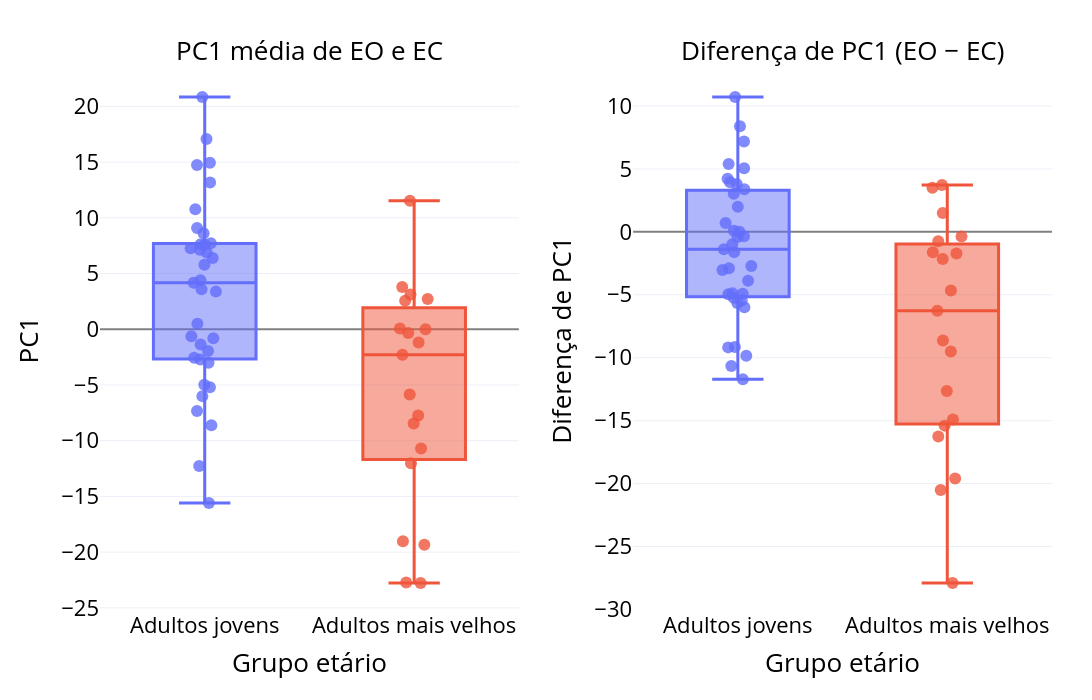

Here is the notebook cell this chart was saved with:
### Code cell
from pathlib import Path

AGE_LABELS = {"jovem": "Adultos jovens", "idoso": "Adultos mais velhos"}
MEASURE_LABELS = {
    "PC1_media": "PC1 média de EO e EC",
    "PC1_EO_menos_EC": "Diferença de PC1 (EO − EC)",
}

plot_df = per_subject.melt(
    id_vars=["subject_id", "age_group"],
    value_vars=list(MEASURE_LABELS),
    var_name="medida",
    value_name="valor",
)
plot_df["medida"] = plot_df["medida"].map(MEASURE_LABELS)
plot_df["age_group"] = plot_df["age_group"].map(AGE_LABELS)

# fundo claro e letras grandes: mesma versão no notebook e no TCC
fig_tcc = px.box(
    plot_df,
    x="age_group",
    y="valor",
    color="age_group",
    facet_col="medida",
    facet_col_spacing=0.12,
    points="all",
    category_orders={"age_group": list(AGE_LABELS.values()), "medida": list(MEASURE_LABELS.values())},
    labels={"age_group": "Grupo etário"},
    template="plotly_white",
)
fig_tcc.for_each_annotation(lambda a: a.update(text=a.text.split("=")[-1], font_size=26))
fig_tcc.update_traces(pointpos=0, jitter=0.35, marker=dict(size=12, opacity=0.8), line_width=3)
fig_tcc.update_yaxes(matches=None, showticklabels=True, title_font_size=26, tickfont_size=22,
                     zeroline=True, zerolinecolor="gray", zerolinewidth=2)
fig_tcc.update_yaxes(title_text="PC1", col=1)
fig_tcc.update_yaxes(title_text="Diferença de PC1", col=2)
fig_tcc.update_xaxes(title_font_size=26, tickfont_size=22)
fig_tcc.update_layout(
    showlegend=False,
    font=dict(size=22, color="black"),
    width=1400,
    height=700,
    margin=dict(l=100, r=40, t=70, b=90),
)
fig_tcc.show()

out_png = Path("../../figures/fig_pc1_idade.png")
out_png.parent.mkdir(parents=True, exist_ok=True)
try:
    fig_tcc.write_image(out_png, scale=3)
    print(f"Salvo: {out_png.resolve()}")
except ValueError as err:
    # kernel iniciado antes de instalar o kaleido: reinicie o kernel para exportar PNG
    out_html = out_png.with_suffix(".html")
    fig_tcc.write_html(out_html)
    print(f"PNG não exportado ({err.__class__.__name__}). HTML: {out_html.resolve()}")

### Figure 1 — Plotly figure (JSON) as saved in the notebook; plotly's stock layout.template omitted (floating-point values rounded to 4 significant figures)
{"data": [{"alignmentgroup": "True", "boxpoints": "all", "hovertemplate": "Grupo etário=%{x}<br>medida=PC1 média de EO e EC<br>valor=%{y}<extra></extra>", "jitter": 0.35, "legendgroup": "Adultos jovens", "line": {"width": 3}, "marker": {"color": "#636efa", "opacity": 0.8, "size": 12}, "name": "Adultos jovens", "notched": false, "offsetgroup": "Adultos jovens", "orientation": "v", "pointpos": 0, "showlegend": true, "type": "box", "x": ["Adultos jovens", "Adultos jovens", "Adultos jovens", "Adultos jovens", "Adultos jovens", "Adultos jovens", "Adultos jovens", "Adultos jovens", "Adultos jovens", "Adultos jovens", "Adultos jovens", "Adultos jovens", "Adultos jovens", "Adultos jovens", "Adultos jovens", "Adultos jovens", "Adultos jovens", "Adultos jovens", "Adultos jovens", "Adultos jovens", "Adultos jovens", "Adultos jovens", "Adultos jovens", "Adultos jovens", "Adultos jovens", "Adultos jovens", "Adultos jovens", "Adultos jovens", "Adultos jovens", "Adultos jovens", "Adultos jovens", "Adultos jovens", "Adultos jovens", "Adultos jovens", "Adultos jovens"], "x0": " ", "xaxis": "x", "y": [-15.58, -2.708, 10.76, 13.17, 0.5023, -6.0, 7.602, 14.75, 7.144, -8.62, 5.788, -5.202, -0.8042, -3.004, 6.386, -7.339, 7.266, 20.84, 7.638, -12.27, 17.07, 14.94, 4.167, 6.894, 3.377, -4.986, -1.376, 7.714, -1.952, 3.58, 9.08, 4.394, -2.56, -0.6192, 8.625], "y0": " ", "yaxis": "y"}, {"alignmentgroup": "True", "boxpoints": "all", "hovertemplate": "Grupo etário=%{x}<br>medida=Diferença de PC1 (EO − EC)<br>valor=%{y}<extra></extra>", "jitter": 0.35, "legendgroup": "Adultos jovens", "line": {"width": 3}, "marker": {"color": "#636efa", "opacity": 0.8, "size": 12}, "name": "Adultos jovens", "notched": false, "offsetgroup": "Adultos jovens", "orientation": "v", "pointpos": 0, "showlegend": false, "type": "box", "x": ["Adultos jovens", "Adultos jovens", "Adultos jovens", "Adultos jovens", "Adultos jovens", "Adultos jovens", "Adultos jovens", "Adultos jovens", "Adultos jovens", "Adultos jovens", "Adultos jovens", "Adultos jovens", "Adultos jovens", "Adultos jovens", "Adultos jovens", "Adultos jovens", "Adultos jovens", "Adultos jovens", "Adultos jovens", "Adultos jovens", "Adultos jovens", "Adultos jovens", "Adultos jovens", "Adultos jovens", "Adultos jovens", "Adultos jovens", "Adultos jovens", "Adultos jovens", "Adultos jovens", "Adultos jovens", "Adultos jovens", "Adultos jovens", "Adultos jovens", "Adultos jovens", "Adultos jovens"], "x0": " ", "xaxis": "x2", "y": [3.95, -9.178, 8.398, 10.72, 0.01769, 4.219, -0.9827, 5.062, -9.141, -9.839, -4.951, -5.431, -3.889, 1.997, -1.61, 5.392, -5.65, 3.395, 0.7133, 3.814, 0.08777, -4.886, -11.7, -2.706, -5.232, -2.883, -1.386, -0.3517, 7.187, -4.912, -0.4124, -3.031, -10.65, -5.988, 3.022], "y0": " ", "yaxis": "y2"}, {"alignmentgroup": "True", "boxpoints": "all", "hovertemplate": "Grupo etário=%{x}<br>medida=PC1 média de EO e EC<br>valor=%{y}<extra></extra>", "jitter": 0.35, "legendgroup": "Adultos mais velhos", "line": {"width": 3}, "marker": {"color": "#EF553B", "opacity": 0.8, "size": 12}, "name": "Adultos mais velhos", "notched": false, "offsetgroup": "Adultos mais velhos", "orientation": "v", "pointpos": 0, "showlegend": true, "type": "box", "x": ["Adultos mais velhos", "Adultos mais velhos", "Adultos mais velhos", "Adultos mais velhos", "Adultos mais velhos", "Adultos mais velhos", "Adultos mais velhos", "Adultos mais velhos", "Adultos mais velhos", "Adultos mais velhos", "Adultos mais velhos", "Adultos mais velhos", "Adultos mais velhos", "Adultos mais velhos", "Adultos mais velhos", "Adultos mais velhos", "Adultos mais velhos", "Adultos mais velhos", "Adultos mais velhos"], "x0": " ", "xaxis": "x", "y": [2.705, -2.286, -1.187, -8.454, 0.07167, -12.02, -10.7, -19.33, -5.864, 11.54, 3.122, -19.01, 3.794, -22.73, -22.77, 2.548, -7.731, 0.002844, -0.3422], "y0": " ", "yaxis": "y"}, {"alignmentgroup": "True", "boxpoints": "all", "hovertemplate": "Grupo etário=%{x}<br>medida=Diferença de PC1 (EO − EC)<br>valor=%{y}<extra></extra>", "jitter": 0.35, "legendgroup": "Adultos mais velhos", "line": {"width": 3}, "marker": {"color": "#EF553B", "opacity": 0.8, "size": 12}, "name": "Adultos mais velhos", "notched": false, "offsetgroup": "Adultos mais velhos", "orientation": "v", "pointpos": 0, "showlegend": false, "type": "box", "x": ["Adultos mais velhos", "Adultos mais velhos", "Adultos mais velhos", "Adultos mais velhos", "Adultos mais velhos", "Adultos mais velhos", "Adultos mais velhos", "Adultos mais velhos", "Adultos mais velhos", "Adultos mais velhos", "Adultos mais velhos", "Adultos mais velhos", "Adultos mais velhos", "Adultos mais velhos", "Adultos mais velhos", "Adultos mais velhos", "Adultos mais velhos", "Adultos mais velhos", "Adultos mais velhos"], "x0": " ", "xaxis": "x2", "y": [-15.4, -9.503, -12.65, 3.729, 3.509, -0.7522, -0.3636, -4.65, -14.9, -6.276, 1.497, -1.721, -16.26, -27.9, -19.6, -2.151, -20.52, -1.626, -8.632], "y0": " ", "yaxis": "y2"}], "layout": {"annotations": [{"font": {"size": 26}, "showarrow": false, "text": "PC1 média de EO e EC", "x": 0.22, "xanchor": "center", "xref": "paper", "y": 1, "yanchor": "bottom", "yref": "paper"}, {"font": {"size": 26}, "showarrow": false, "text": "Diferença de PC1 (EO − EC)", "x": 0.78, "xanchor": "center", "xref": "paper", "y": 1, "yanchor": "bottom", "yref": "paper"}], "boxmode": "overlay", "font": {"color": "black", "size": 22}, "height": 700, "legend": {"title": {"text": "Grupo etário"}, "tracegroupgap": 0}, "margin": {"b": 90, "l": 100, "r": 40, "t": 70}, "showlegend": false, "width": 1400, "xaxis": {"anchor": "y", "categoryarray": ["Adultos jovens", "Adultos mais velhos"], "categoryorder": "array", "domain": [0, 0.44], "tickfont": {"size": 22}, "title": {"font": {"size": 26}, "text": "Grupo etário"}}, "xaxis2": {"anchor": "y2", "categoryarray": ["Adultos jovens", "Adultos mais velhos"], "categoryorder": "array", "domain": [0.56, 1], "matches": "x", "tickfont": {"size": 22}, "title": {"font": {"size": 26}, "text": "Grupo etário"}}, "yaxis": {"anchor": "x", "domain": [0, 1], "showticklabels": true, "tickfont": {"size": 22}, "title": {"font": {"size": 26}, "text": "PC1"}, "zeroline": true, "zerolinecolor": "gray", "zerolinewidth": 2}, "yaxis2": {"anchor": "x2", "domain": [0, 1], "showticklabels": true, "tickfont": {"size": 22}, "title": {"font": {"size": 26}, "text": "Diferença de PC1"}, "zeroline": true, "zerolinecolor": "gray", "zerolinewidth": 2}}}
